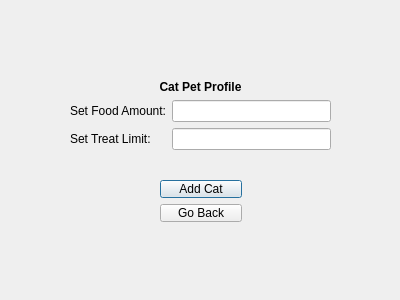
<?xml version="1.0" encoding="UTF-8"?>
<ui version="4.0">
 <class>PPCat</class>
 <widget class="QDialog" name="PPCat">
  <property name="geometry">
   <rect>
    <x>0</x>
    <y>0</y>
    <width>400</width>
    <height>300</height>
   </rect>
  </property>
  <property name="windowTitle">
   <string>Dialog</string>
  </property>
  <widget class="QWidget" name="layoutWidget">
   <property name="geometry">
    <rect>
     <x>160</x>
     <y>180</y>
     <width>82</width>
     <height>42</height>
    </rect>
   </property>
   <layout class="QVBoxLayout" name="verticalLayout">
    <item>
     <widget class="QPushButton" name="btnAddCat">
      <property name="autoFillBackground">
       <bool>false</bool>
      </property>
      <property name="text">
       <string>Add Cat</string>
      </property>
     </widget>
    </item>
    <item>
     <widget class="QPushButton" name="btnGoBack">
      <property name="maximumSize">
       <size>
        <width>230</width>
        <height>18</height>
       </size>
      </property>
      <property name="text">
       <string>Go Back</string>
      </property>
     </widget>
    </item>
   </layout>
  </widget>
  <widget class="QWidget" name="formLayoutWidget">
   <property name="geometry">
    <rect>
     <x>70</x>
     <y>80</y>
     <width>261</width>
     <height>91</height>
    </rect>
   </property>
   <layout class="QFormLayout" name="formLayout">
    <item row="0" column="0" colspan="2">
     <widget class="QLabel" name="label">
      <property name="font">
       <font>
        <bold>true</bold>
       </font>
      </property>
      <property name="autoFillBackground">
       <bool>true</bool>
      </property>
      <property name="frameShape">
       <enum>QFrame::Shape::NoFrame</enum>
      </property>
      <property name="text">
       <string>Cat Pet Profile</string>
      </property>
      <property name="textFormat">
       <enum>Qt::TextFormat::AutoText</enum>
      </property>
      <property name="alignment">
       <set>Qt::AlignmentFlag::AlignCenter</set>
      </property>
     </widget>
    </item>
    <item row="1" column="0">
     <widget class="QLabel" name="label_2">
      <property name="text">
       <string>Set Food Amount:</string>
      </property>
     </widget>
    </item>
    <item row="1" column="1">
     <widget class="QLineEdit" name="editFoodAmount"/>
    </item>
    <item row="2" column="0">
     <widget class="QLabel" name="label_3">
      <property name="text">
       <string>Set Treat Limit:</string>
      </property>
     </widget>
    </item>
    <item row="2" column="1">
     <widget class="QLineEdit" name="editTreatLimit"/>
    </item>
   </layout>
  </widget>
 </widget>
 <resources/>
 <connections/>
</ui>
